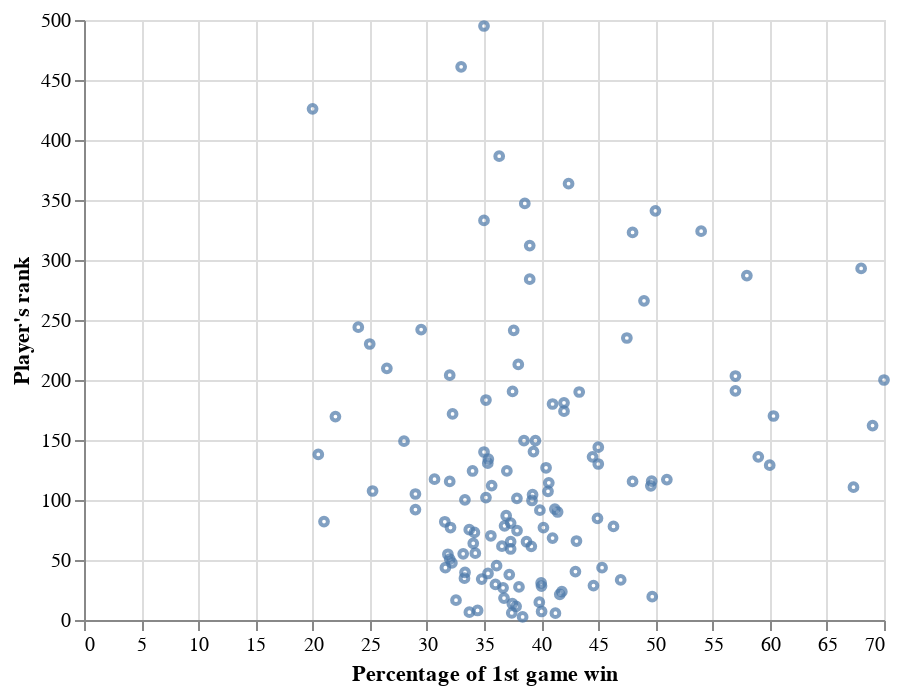

Write notebook code for a chart like this one.
### Markdown cell above
## visualization

Here is the relationship chart between the player's rank and their number of 1st wins and number of aces.

### Code cell
tennis_chart_1st = (
    alt.Chart(tennis_train)
    .mark_point(size=15)
    .encode(
        x=alt.X("w_1stWon", title="Percentage of 1st game win"),
        y=alt.Y("winner_rank", title="Player's rank", scale=alt.Scale(zero=False))
    )
)
tennis_chart_1st

### Figure 1 — Vega-Lite specification as saved in the notebook (floating-point values rounded to 4 significant figures; data arrays with more than 128 entries replaced by an {"elided": "..."} marker saying what was removed)
{"config": {"view": {"continuousWidth": 400, "continuousHeight": 300}}, "data": {"name": "data-db59c2d0818f9d1da370792bc90401e7"}, "mark": {"type": "point", "size": 15}, "encoding": {"x": {"field": "w_1stWon", "title": "Percentage of 1st game win", "type": "quantitative"}, "y": {"field": "winner_rank", "scale": {"zero": false}, "title": "Player's rank", "type": "quantitative"}}, "$schema": "https://vega.github.io/schema/vega-lite/v4.17.0.json", "datasets": {"data-db59c2d0818f9d1da370792bc90401e7": {"elided": "129 records"}}}
